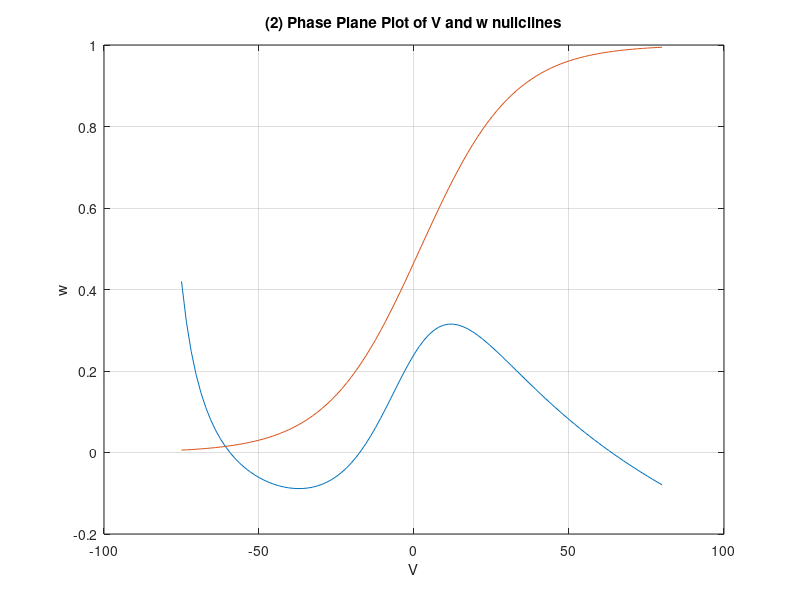

MATLAB code to generate this figure: (Note: this script raises an error after producing the figure.)
clear; clc;

global C;
global gCa;
global VCa;
global gK;
global VK;
global gL;
global VL;
global v1;
global v2;
global v3;
global v4;
global phi;
global Iext;

gCa = 4.4;
gK = 8.0;
gL = 2.0;
VCa = 120.0;
VK = -84.0;
VL = -60.0;
v1 = -1.2;
v2 = 18.0;
v3 = 2.0;
v4 = 30.0;
phi = 0.02;
C = 20.0;
Iext = 0;

% --------------------- QUESTION 2 --------------------------------

% [2] Nullclines for Moris Lecar equation

% m_inf = 0.5.*(1 + tanh((V-v1)./v2))
V = linspace(-75, 80);
V_nullcline = (Iext - gCa.*(0.5.*(1 + tanh((V-v1)./v2))).*(V-VCa) - gL.*(V-VL))./(gK.*(V-VK));
w_nullcline = (0.5.*(1 + tanh((V-v3)./v4)));

figure;
plot(V, V_nullcline);
hold on;
plot(V, w_nullcline);
hold on;

xlabel('V'); 
ylabel('w');
title('(2) Phase Plane Plot of V and w nullclines');
grid on;

% [2] Finding equilibrium points for the MLE

m_inf = @(V) 0.5 * (1 + tanh((V - v1) / v2)); % m-infinity
w_nullcline = @(V) 0.5 * (1 + tanh((V - v3) / v4)); % w-nullcline

F = @(V) (1 / C) * (Iext - gCa * m_inf(V) * (V - VCa) ...
        - gK * w_nullcline(V) * (V - VK) - gL * (V - VL));

V_eq = fzero(F, [-80, 60]);

w_eq = w_nullcline(V_eq);

fprintf("----- Question 1 -------- \n");
disp('Equilibrium point (using fzero):');
disp(['V_eq = ', num2str(V_eq)]);
disp(['w_eq = ', num2str(w_eq)]);


syms V w
Vnc_eqn = (1/C)*(Iext - gCa*(0.5*(1 + tanh((V - v1)/v2)))*(V - VCa) - gK*w*(V - VK) - gL*(V - VL)) == 0;
wnc_eqn = (0.5*(1 + tanh((V - v3)/v4)) - w) == 0;
eq_pt_0 = vpasolve([Vnc_eqn, wnc_eqn], [V, w]);

V_eq = double(eq_pt_0.V);
w_eq = double(eq_pt_0.w);

fprintf('Equilibrium point (using vpasolve): \n');
fprintf('V = %.4f\n', V_eq);
fprintf('w = %.4f\n', w_eq);


% [2] ------ Quiver plot -------
x = linspace(-80, 80, 16);
y = linspace(0, 1, 12);

[V_quiv, w_quiv] = meshgrid(x, y);

dV_dt = (1/C) * (Iext + gCa * (0.5 * (1 + tanh((V_quiv - v1) / v2))) .* (VCa - V_quiv) + gK * w_quiv .* (VK - V_quiv) + gL * (VL - V_quiv));
dw_dt = phi * ((0.5 * (1 + tanh((V_quiv - v3) / v4))) - w_quiv) .* cosh((V_quiv - v3) / (2 * v4));

quiver(V_quiv, w_quiv, dV_dt, dw_dt);
axis tight;


% --------------------- QUESTION 3 ----------------------------------------
% [3] --------- Jacobian and Eigenvalues of the equilibrium point ---------

syms V w
f1 = (1/C).*(Iext - gCa .*(0.5 .*(1 + tanh((V - v1) ./ v2))) .* (V - VCa) - gK .* w .* (V - VK) - gL .* (V - VL));
f2 = phi * ((0.5 .* (1 + tanh((V - v3) ./ v4))) - w) .* cosh((V - v3) ./ (2 .* v4));

% JACOBIAN
J = jacobian([f1; f2], [V, w]);

% Assuming V_eq and w_eq are already defined as equilibrium points
J_equi = subs(J, {V, w}, {V_eq, w_eq});  % Calculate Jacobian at equilibrium points
J_equi = double(J_equi);

% Calculate eigenvalues
eigenvalues = eig(J_equi);

lambda1 = eigenvalues(1);
lambda2 = eigenvalues(2);

% Print Jacobian and Eigenvalues
fprintf("\n ----- Question 2 -------- \n")

fprintf("Jacobian @ [%.4f, %.4f]: \n", V_eq, w_eq);  % Print equilibrium points
disp(J_equi);
disp("Eigenvalues: ")
disp(eigenvalues);

equilibriumType = type_of_equilibrium(lambda1, lambda2);

% Print the result
fprintf('The type of equilibrium is: %s\n', equilibriumType);

% ----------------------- DONE -----------------------------
% ----------------------------------------------------------

% ---------------- QUESTION 5 -----------------------------

function dSdt = morris_lecar(t, S)
    global C gCa VCa gK VK gL VL v1 v2 v3 v4 phi Iext;

    V = S(1); % Membrane potential
    w = S(2); % Gating variable

    % Define the Morris-Lecar equations
    dV_dt = (1/C) * (Iext - gCa * (0.5 * (1 + tanh((V - v1) / v2))) * (V - VCa) ...
                     - gK * w * (V - VK) - gL * (V - VL));
    dw_dt = phi * (0.5 * (1 + tanh((V - v3) / v4)) - w) * cosh((V - v3) / (2 * v4));

    % Return the derivatives as a column vector
    dSdt = [dV_dt; dw_dt];

end

% Define the Morris-Lecar equations as a function
options = odeset('RelTol',1e-3,'AbsTol',1e-6, 'refine',5, 'MaxStep', 1);

Iext = 0;
tSpan = [0, 300];
initial = [0,w_eq];

phi = 0.02;
[t1, S1] = ode15s(@(t,S)morris_lecar(t,S),tSpan, initial, options);

phi = 0.04;
[t2, S2] = ode15s(@(t,S)morris_lecar(t,S),tSpan, initial, options);

phi = 0.01;
[t3, S3] = ode15s(@(t,S)morris_lecar(t,S),tSpan, initial, options);

phi = 0.02;

% Plot the Action Potentials --------------------------------------
figure;
hold on;
plot(t1,S1(:,1));
plot(t2,S2(:,1));
plot(t3,S3(:,1));
xlabel('Time(in ms)');
ylabel('Volatage(in mV)');
title('(5a) Action potentials with different \phi');
legend('\phi = 0.01','\phi = 0.02','\phi = 0.04');
grid on;

% Plot the PHASE PLANE PLOT -----------------------------------------
figure;
hold on
Vnc = @(V) (Iext - gCa .* (0.5 .* (1 + tanh((V-v1)./v2))) .* (V-VCa) - gL .* (V-VL))./(gK .* (V-VK));
wnc = @(V) (0.5 .* (1 + tanh((V-v3)./v4)));
fplot(@(V) Vnc(V), [-80 100],'k');
fplot(@(V) wnc(V), [-80 100],'k');

plot(S1(:,1),S1(:,2));
plot(S2(:,1),S2(:,2));
plot(S3(:,1),S3(:,2));
xlabel('V(in mV)');
ylabel('w');
ylim([0,1]);
title('(5b) Phase Plane Plot (MLE)');
legend('V nullcline','w nullcline','\phi = 0.01','\phi = 0.02','\phi = 0.04');
grid on;

% --------------- DONE ------------------------------------------


%--------------- QUESTION 6 -------------------------------
% Simulate depolarizing current pulses of various amplitudes by setting
% Voltages to relatively positive values with starting "w" at equilibrium

Iext = 0.0;
tSpan = [0 400]; 
V_initial = linspace(-60, 0, 400);
max_amplitude = zeros(1, 400);
point = 0;

for i = 1:400
    [t, S] = ode15s(@(t,S)morris_lecar(t,S),tSpan, [V_initial(i),w_eq], options);
    max_V_value = max(S(:,1));
    max_amplitude(i) = max_V_value;
    if(max_amplitude(i) >= 0)
        threshold = V_initial(i);
        point = i;
        break;
    end
end

fprintf("\n ------ Question 6 ------------------- \n");
fprintf("Threshold potential under Depolarising current = %.2f mV \n", threshold);

figure;
plot(V_initial, max_amplitude, 'r', 'LineWidth', 0.5);
hold on;
xline(threshold, '-b', 'LineWidth', 1, 'Label', 'Threshold', 'LabelVerticalAlignment', 'bottom', 'LabelHorizontalAlignment', 'center');
xlabel('Initial Voltage');
ylabel('Amplitude of voltage during depolarization');
title('(6) Depolarizing current pulses');
grid on;

% ------------------- QUESTION 7 --------------------------------
% ---------------------------------------------------------------

% CREATE FUNCTION

function equilibriumType = type_of_equilibrium(lambda1, lambda2)
    % Check the TYPE OF EQUILIBRIUM
    if isreal(lambda1) && isreal(lambda2) % Both eigenvalues are real
        if (lambda1 < 0) && (lambda2 < 0)
            equilibriumType = 'Stable Equilibrium';
        elseif (lambda1 > 0) && (lambda2 > 0)
            equilibriumType = 'Unstable Equilibrium';
        else
            equilibriumType = 'Saddle Point';
        end
    
    else % Complex eigenvalues
        if real(lambda1) < 0 && real(lambda2) < 0
            equilibriumType = 'Stable Spiral';
        elseif real(lambda1) > 0 && real(lambda2) > 0
            equilibriumType = 'Unstable Spiral';
        else
            equilibriumType = 'Saddle Focus';
        end
    end
end


% Run the model with I_ext = 86 μA/cm2 with three sets of initial conditions:
% (i) Initial conditions = equilibrium conditions @ I_ext = 0.0
% (ii) Initial conditions = equilibrium conditions @ I_ext = 86.0 μA/cm2
% (iii) Initial conditions = (-27.9, 0.17)

tSpan = [0 600];

fprintf("\n ---------- QUESTION 7 -------------------------- \n");

% (i) Initial conditions = equilibrium conditions @ I_ext = 0.0
fprintf("For Iext = 0 \n");
fprintf("Equilibrium points: \n");
fprintf("V = %.4f mV \n", V_eq);
fprintf("w = %.4f \n", w_eq);


% -----------------------------------------------------------------


% (ii) Initial conditions = equilibrium conditions @ I_ext = 86.0 μA/cm2
Iext = 86.0;
syms V w
Vnc_eqn = (1/C) .* (Iext - gCa .* (0.5 .* (1 + tanh((V - v1)/v2))) .* (V - VCa) - gK .* w .*(V - VK) - gL .* (V - VL)) == 0;
wnc_eqn = (0.5 .* (1 + tanh((V - v3)./v4)) - w) == 0;
eq_pt_0 = vpasolve([Vnc_eqn, wnc_eqn], [V, w]);

V_eq_2 = double(eq_pt_0.V);
w_eq_2 = double(eq_pt_0.w);

fprintf("\nFor Iext = 86.0 μA/cm2 \n");
fprintf("Equilibrium points: \n");
fprintf("V = %.4f mV \n", V_eq_2);
fprintf("w = %.4f \n", w_eq_2);

initial = [V_eq_2, w_eq_2];
[t2, S2] = ode15s(@(t,S)morris_lecar(t,S), tSpan, initial, options);

% Characterize equilibrium points for Iext = 86.0 -------------------------
Iext = 86.0;
syms V w
f1 = (1/C)*(Iext - gCa*(0.5*(1 + tanh((V - v1) / v2))) * (V - VCa) - gK * w * (V - VK) - gL * (V - VL));
f2 = phi * ((0.5 * (1 + tanh((V - v3) / v4))) - w) * cosh((V - v3) / (2 * v4));

% JACOBIAN
J = jacobian([f1; f2], [V, w]);

% Assuming V_eq and w_eq are already defined as equilibrium points
J_equi = subs(J, {V, w}, {V_eq_2, w_eq_2});  % Calculate Jacobian at equilibrium points
J_equi = double(J_equi);

% Calculate eigenvalues
eigenvalues = eig(J_equi);

lambda1 = eigenvalues(1);
lambda2 = eigenvalues(2);

fprintf("Jacobian @ [%.4f, %.4f]: \n", V_eq_2, w_eq_2);  % Print equilibrium points
disp(J_equi);
disp("Eigenvalues: ")
disp(eigenvalues);

equilibriumType = type_of_equilibrium(lambda1, lambda2);

% Print the result
fprintf('The type of equilibrium is: %s \n', equilibriumType);

% PHASE PLANE PLOTS ------------------------------------------------
Iext = 86.0;
tSpan = [0, 600];

initial = [V_eq, w_eq];
[t1, S1] = ode15s(@(t,S)morris_lecar(t,S), tSpan, initial, options);

initial = [V_eq_2 + 0.1, w_eq_2 + 0.001];
[t2, S2] = ode15s(@(t,S)morris_lecar(t,S), tSpan, initial, options);

initial = [-27.9, 0.17];
[t3, S3] = ode15s(@(t,S)morris_lecar(t,S), tSpan, initial, options);

figure;
hold on;

% Nullclines for Iext = 0
Iext_0 = 0.0; 
Vnc_0 = @(V) (Iext_0 - gCa.*(0.5.*(1+tanh((V-v1)./v2))).*(V-VCa) - gL.*(V-VL))./(gK.*(V-VK));
fplot(@(V) Vnc_0(V), [-80 100],'k--');  % Dashed line for distinction

% Nullclines for Iext = 86
Iext_86 = 86.0;
Vnc_86 = @(V) (Iext_86 - gCa.*(0.5.*(1+tanh((V-v1)./v2))).*(V-VCa) - gL.*(V-VL))./(gK.*(V-VK));
fplot(@(V) Vnc_86(V), [-80 100],'k');

wnc = @(V) (0.5.*(1+tanh((V-v3)./v4)));
fplot(@(V) wnc(V), [-80 100],'m');

% Plot trajectories for each condition
plot(S1(:,1), S1(:,2), 'r', 'LineWidth', 1.5); % Iext = 0 equilibrium point
plot(S2(:,1), S2(:,2), 'g', 'LineWidth', 1.5); % Iext = 86 equilibrium point
plot(S3(:,1), S3(:,2), 'b', 'LineWidth', 1.5); % Iext = 86 random initial point
plot(-60.8554, 0.0149, 'bo', 'MarkerFaceColor', 'r', 'MarkerSize', 6);
plot(-27.9, 0.17, 'bo', 'MarkerFaceColor', 'b', 'MarkerSize', 6);

xlim([-80 100]);
ylim([0 1]);
xlabel('V (mV)');
ylabel('w');
title('(7) Phase plane plot for different conditions');
legend('V nullcline I_{ext} = 0','V nullcline I_{ext} = 86','w nullcline', ...
       'Equilibrium point for I_{ext} = 0','Equilibrium point for I_{ext} = 86 ', ...
       'Random point');
grid on;

% ------------------------- QUESTION 8 ------------------------------
% ------------------------------------------------------------------
% Find the contour that divides the phase plane into those initial conditions that 
% converge to the equilibrium point and those that converge to the limit cycle

fprintf("\n --------------- QUESTION 8 -------------------- \n");

Iext = 86;

% Plotting the Phase Plane with V and w null clines
figure;
hold on;

Vnc1 = @(V) (Iext - gCa .* (0.5.*(1 + tanh((V-v1)./v2))) .* (V-VCa) - gL .* (V-VL))./(gK .* (V-VK));
wnc1 = @(V) (0.5 .* (1 + tanh((V-v3)./v4)));
fplot(@(V) Vnc1(V), [-80 100], 'k');
fplot(@(V) wnc1(V), [-80 100], 'k');

% Equilibrium point for the system
syms V w
Vnc1_eqn = (1/C)*(Iext - gCa*(0.5*(1+tanh((V-v1)/v2)))*(V-VCa) - gK*w*(V-VK) - gL*(V-VL)) == 0;
wnc1_eqn = (0.5*(1+tanh((V-v3)/v4)) - w) == 0;
eq_pt_1 = vpasolve([Vnc1_eqn, wnc1_eqn], [V, w]);

V_eq1 = double(eq_pt_1.V);
w_eq1 = double(eq_pt_1.w);

plot(V_eq1, w_eq1, 'bo', 'MarkerFaceColor', 'b', 'MarkerSize', 6);
xlabel('V (mV)');
ylabel('w');
fprintf("Equilibrium point: \n");
fprintf("V = %.4f mV \n", V_eq1); 
fprintf("w = %.4f \n", w_eq1);

% Run the model backwards in time
tSpan1 = [0, 1000];
tSpan2 = [0, -600];

[t1,S1] = ode45(@(t,S)morris_lecar(t,S), tSpan1, [V_eq, w_eq]);
[t2,S2] = ode45(@(t,S)morris_lecar(t,S), tSpan1, [-30, 0.3]);
[t3,S3] = ode45(@(t,S)morris_lecar(t,S), tSpan1, [V_eq1 + 0.1, w_eq1 + 0.001]);
[t4,S4] = ode45(@(t,S)morris_lecar(t,S), tSpan2, [-30, 0.3]);

plot(S1(:,1), S1(:,2), 'r', 'LineWidth', 1);
plot(S2(:,1), S2(:,2), 'g', 'LineWidth', 1);
plot(S3(:,1), S3(:,2), 'b', 'LineWidth', 1);
plot(S4(:,1), S4(:,2), 'm', 'LineWidth', 1);
xlim([-80 100]);
ylim([0 1]);
xlabel('V (mV)');
ylabel('w');
legend('V nullcline', 'w nullcline', 'Equilibrium point', 'Equi. points of I_{ext} = 0', ...
    'Random point (Limit cycle)', 'Equi. points of I_{ext} = 86 (Converge to equilibrium point)', 'Random point (backwards in time)');
title('(8) Simulation ran backwards in time');
grid on;

[t1,S1] = ode45(@(t,S)morris_lecar(t,S), tSpan1, [V_eq, w_eq]);
[t2,S2] = ode45(@(t,S)morris_lecar(t,S), tSpan1, [-30, 0.15]);
[t3,S3] = ode45(@(t,S)morris_lecar(t,S), tSpan1, [V_eq1 + 0.1, w_eq1 + 0.001]);
[t4,S4] = ode45(@(t,S)morris_lecar(t,S), tSpan2, [-30, 0.15]);

figure;
hold on;

fplot(@(V) Vnc1(V), [-80 100], 'k');
fplot(@(V) wnc1(V), [-80 100], 'k');
plot(S1(:,1), S1(:,2), 'r', 'LineWidth', 1);
plot(S2(:,1), S2(:,2), 'g', 'LineWidth', 1);
plot(S3(:,1), S3(:,2), 'b', 'LineWidth', 1);
plot(S4(:,1), S4(:,2), 'm', 'LineWidth', 1);

xlim([-80 100]);
ylim([0 1]);
xlabel('V (mV)');
ylabel('w');
legend('V nullcline', 'w nullcline', 'Equi. points of I_{ext} = 0', ...
    'Random point (Converge to equilibrium point)', 'Equi. points of I_{ext} = 86 (Converge to equilibrium point)', 'Random point (UPO backwards in time)');
title('(8) Simulation ran backwards in time 2');
grid on;

tSpan1 = [0, 1000];
[t1,S1] = ode45(@(t,S)morris_lecar(t,S), tSpan1, [V_eq, w_eq]);
[t2,S2] = ode45(@(t,S)morris_lecar(t,S), tSpan1, [-30, 0.15]);
figure;
plot(t1, S1(:,1), "Color",'r');
hold on;
plot(t2, S2(:,1), "Color",'g');
grid on;
xlabel('time (t)');
ylabel('Membrane Potential (mV)');
title('(8) Simulation of subthreshold vs action potential');
legend('Sustained Action Potential', 'Subthreshold Underdamped behaviour')

% -------------------- DONE --------------------------------------
% ----------------------------------------------------------------

% ------------------ QUESTION 9 ---------------------------------
% ---------------------------------------------------------------

% Rate of firing action potentials
function F = firing_rate(t, S)
    n = size(S);
    n = n(1);
    S = S(:, 1);
    
    spikes = 0;
    % When membrane potential crosses 0 --> Action potential has occured
    for i = 1:n
        if (S(i) > 0)
            spikes = 1;
        end
    end

    % If there are no spikes, terminate the function
    if (spikes == 0)
        F = 0;
        return
    end
    
    % Move ahead till we get a negative signal: 

    % The time point at which the membrane potential crosses ZERO potential
    % at the point of repolarisation (going backwards in time);

    while S(n) > 0 
        n = n - 1;
    end
    
    % Record first positive signal: second time-point
    while S(n) < 0 
        n = n -1 ;
    end

    t2 = t(n);

    % Recording the time point at which membrane potential crosses ZERO
    % again at the point of depolarisation

    while (S(n) > 0)
        n = n-1;
    end

    % Record second positive signal: first time point

    while S(n) < 0
        n = n-1;
    end

    t1 = t(n);
    
    % Time scale of action potential is in miliseconds (ms)
    % Frequency of firng = 1000/time (Hz)
    F = 1000 / (t2 - t1);
end

fprintf("\n ------------------------- QUESTION 9 ------------------------------ \n");
Iext_arr = [80, 86, 90];

figure;
hold on;

for i = 1:3
    Iext = Iext_arr(i);
    tSpan = [0 1000];

    % Finding the equilibrium point for this system using MATLAB
    syms V w
    Vnc1_eqn = (1/C)*(Iext - gCa*(0.5*(1+tanh((V-v1)/v2)))*(V-VCa) - gK*w*(V-VK) - gL*(V-VL)) == 0;
    wnc1_eqn = (0.5*(1+tanh((V-v3)/v4)) - w) == 0;
    eq_pt_1 = vpasolve([Vnc1_eqn, wnc1_eqn], [V, w]);

    V_eq_4 = double(eq_pt_1.V);
    w_eq_4 = double(eq_pt_1.w);

    [t1, S1] = ode15s(@(t,S)morris_lecar(t,S), tSpan, [V_eq_4 + 0.5, w_eq_4 + 0.05]);

    subplot(2, 2, i);
    fplot(@(V) Vnc1(V), [-80 100], 'k');
    fplot(@(V) wnc1(V), [-80 100], 'k');
    plot(V_eq_4 + 0.5, w_eq_4 + 0.05, 'bo', 'MarkerFaceColor', 'k', 'MarkerSize', 3);
    hold on;
    plot(V_eq_4, w_eq_4, 'bo', 'MarkerFaceColor', 'b', 'MarkerSize', 3);
    hold on;
    plot(S1(:,1), S1(:,2), 'r', 'LineWidth', 1);
    xlabel('V (mV)');
    ylabel('w');
    title(sprintf('(9) Plot for Iext = %d μA/cm²', Iext));
    grid on;

    % Stability Analysis @ equilibrium point
    fprintf('Equilibrium point for Iext = %d μA/cm2 @ (%.2f,%.2f) \n', Iext, V_eq_4, w_eq_4);

    syms V w
    f1 = (1/C)*(Iext - gCa*(0.5*(1 + tanh((V - v1) / v2))) * (V - VCa) - gK * w * (V - VK) - gL * (V - VL));
    f2 = phi * ((0.5 * (1 + tanh((V - v3) / v4))) - w) * cosh((V - v3) / (2 * v4));
    
    % JACOBIAN
    J = jacobian([f1; f2], [V, w]);
   
    J_equi = subs(J, {V, w}, {V_eq_4, w_eq_4});  % Calculate Jacobian at equilibrium points
    J_equi = double(J_equi);
    
    % Calculate eigenvalues
    eigenvalues = eig(J_equi);
    
    lambda1 = eigenvalues(1);
    lambda2 = eigenvalues(2);
    
    fprintf("Jacobian @ [%.4f, %.4f]: \n", V_eq_4, w_eq_4);  % Print equilibrium points
    disp(J_equi);
    disp("Eigenvalues: ");
    disp(eigenvalues);
    
    % Check the TYPE OF EQUILIBRIUM
    if isreal(lambda1) && isreal(lambda2) % Both eigenvalues are real
        if (lambda1 < 0) && (lambda2 < 0)
            equilibriumType = 'Stable Equilibrium';
        elseif (lambda1 > 0) && (lambda2 > 0)
            equilibriumType = 'Unstable Equilibrium';
        else
            equilibriumType = 'Saddle Point';
        end
    
    else % Complex eigenvalues
        if real(lambda1) < 0 && real(lambda2) < 0
            equilibriumType = 'Stable Spiral';
        elseif real(lambda1) > 0 && real(lambda2) > 0
            equilibriumType = 'Unstable Spiral';
        else
            equilibriumType = 'Saddle Focus';
        end
    end
    
    % Print the result
    fprintf('The type of equilibrium is: %s \n', equilibriumType);
    fprintf('\n ------------------------------- \n');

end


% RATE OF FIRING  vs APPLIED CURRENT

rate_of_firing = zeros(21, 1);
applied_current = zeros(21, 1);
i = 1;

for Iext = 80:1:100
    
    syms V w
    Vnc1_eqn = (1/C)*(Iext - gCa*(0.5*(1+tanh((V-v1)/v2)))*(V-VCa) - gK*w*(V-VK) - gL*(V-VL)) == 0;
    wnc1_eqn = (0.5*(1+tanh((V-v3)/v4)) - w) == 0;
    eq_pt_1 = vpasolve([Vnc1_eqn, wnc1_eqn], [V, w]);

    V_eq_4 = double(eq_pt_1.V);
    w_eq_4 = double(eq_pt_1.w);

    tSpan = [0 1000];
    initial = [V_eq_4 + 0.2, w_eq_4 + 0.005];
    [t1, S1] = ode15s(@(t,S)morris_lecar(t,S), tSpan, initial);
    
    rate_of_firing(i) = firing_rate(t1, S1);
    applied_current(i) = Iext;
    i = i + 1;
end

figure;
plot(applied_current, rate_of_firing, 'Color', 'g', 'LineWidth', 1.5);
xlabel('Applied Current');
ylabel('Firing rate');
title('(9) Rate of firing Action Potentials VS Applied Current');
grid on;

% -------------------- DONE --------------------------------------
% ----------------------------------------------------------------

% ------------------- QUESTION 10 -------------------------------
% ---------------------------------------------------------------
fprintf("\n --------------------- QUESTION 10 ------------------ \n");

% New parameters for the MLE model

C = 20.0;
gCa = 4.0;
gK = 8.0;
gL = 2.0;
VCa = 120.0;
VK = -84;
VL = -60;
v1 = -1.2;
v2 = 18;
v3 = 12;
v4 = 17.4;
v5 = 12;
v6 = 7.4;
phi = 0.0667;
Iext = 30;

tSpan = [0 2000];

figure;
hold on
Vnc1 = @(V) (Iext - gCa .*(0.5 .*(1 + tanh((V-v1)./v2))) .* (V-VCa) - gL .*(V-VL))./(gK .* (V-VK));
wnc1 = @(V) (0.5 .* (1 + tanh((V-v3)./v4)));
fplot(@(V) Vnc1(V), [-80 100], 'Color', 'r');
fplot(@(V) wnc1(V), [-80 100], 'Color', 'b');
ylim([0 1]);
xlabel('V (mV)');
ylabel('w');

syms V w
Vnc_eqn = (1/C) .* (Iext - gCa .* (0.5 .* (1 + tanh((V - v1)/v2))) .* (V - VCa) - gK .* w .*(V - VK) - gL .* (V - VL)) == 0;
wnc_eqn = (0.5 .* (1 + tanh((V - v3)./v4)) - w) == 0;
V_guess = [-40.5, -20, 5];
w_guess = [0, 0.025, 0.275];
letter = ['A', 'B', 'C'];
V_arr = zeros(3, 1);
w_arr = zeros(3, 1);

for i = 1:3
    equi_pt = vpasolve([Vnc_eqn, wnc_eqn], [V_guess(i), w_guess(i)]);
    
    V_eq = double(equi_pt.V);
    w_eq = double(equi_pt.w);
    V_arr(i) = V_eq;
    w_arr(i) = w_eq;
    plot(V_eq, w_eq, 'ko', 'MarkerFaceColor', 'k');
    text(V_eq, w_eq, letter(i), 'VerticalAlignment', 'bottom', 'HorizontalAlignment', 'right');

    syms V w
    f1 = (1/C) .*(Iext - gCa .*(0.5 .*(1 + tanh((V - v1) ./ v2))) .* (V - VCa) - gK .* w .* (V - VK) - gL .* (V - VL));
    f2 = phi * ((0.5 .* (1 + tanh((V - v3) ./ v4))) - w) .* cosh((V - v3) ./ (2 .* v4));
    
    % JACOBIAN matrix
    J = jacobian([f1; f2], [V, w]);
    
    % Assuming V_eq and w_eq are already defined as equilibrium points
    % Calculate Jacobian at the equilibrium points
    J_equi = subs(J, {V, w}, {V_eq, w_eq});  
    J_equi = double(J_equi);
    
    % Calculate eigenvalues
    eigenvalues = eig(J_equi);
    
    lambda1 = eigenvalues(1);
    lambda2 = eigenvalues(2);
    
    % Print Jacobian and Eigenvalues    
    fprintf("Jacobian @ [%.4f, %.4f]: \n", V_eq, w_eq);  % Print equilibrium points
    disp(J_equi);
    disp("Eigenvalues: ")
    disp(eigenvalues);
    
    % Check the TYPE OF EQUILIBRIUM
    if isreal(lambda1) && isreal(lambda2) % Both eigenvalues are real
        if (lambda1 < 0) && (lambda2 < 0)
            equilibriumType = 'Stable Equilibrium';
        elseif (lambda1 > 0) && (lambda2 > 0)
            equilibriumType = 'Unstable Equilibrium';
        else
            equilibriumType = 'Saddle Point';
        end
    
    else % Complex eigenvalues
        if real(lambda1) < 0 && real(lambda2) < 0
            equilibriumType = 'Stable Spiral';
        elseif real(lambda1) > 0 && real(lambda2) > 0
            equilibriumType = 'Unstable Spiral';
        else
            equilibriumType = 'Saddle Focus';
        end
    end

    if strcmp(equilibriumType, 'Saddle Point')
        [eigVectors, D] = eig(J_equi);
    end
    
    % Print the result
    fprintf('Equilibrium for point %s is: %s\n', letter(i), equilibriumType);
    fprintf('\n ------------------------------------------- \n')
end
legend('V nullcline', 'w nullcline', 'equi point A', 'equi point B', 'equi point C');
title('(10) Phase Plane Plot for Iext = 30 [3 equilibrium points]');
grid on;
hold off;


figure;
hold on
Vnc1 = @(V) (Iext - gCa .*(0.5 .*(1 + tanh((V-v1)./v2))) .* (V-VCa) - gL .*(V-VL))./(gK .* (V-VK));
wnc1 = @(V) (0.5 .* (1 + tanh((V-v3)./v4)));
fplot(@(V) Vnc1(V), [-80 100], 'Color', 'r');
fplot(@(V) wnc1(V), [-80 100], 'Color', 'b');
for i = 1:3
    plot(V_arr(i), w_arr(i), 'ko', 'MarkerFaceColor', 'k');
end
ylim([0 1]);
xlabel('V (mV)');
ylabel('w');

% Plot the manifolds of the SADDLE POINT:
vs = eigVectors(:,1)';
vu = eigVectors(:,2)';
V_eq2 = V_arr(2);
w_eq2 = w_arr(2); 

% Evaluating manifolds at different initial points w.r.t to either side of
% the saddle node equilibrium point

start1 = [V_eq2, w_eq2] +  1 * vs;
start2 = [V_eq2, w_eq2] +  1 * vu;
start3 = [V_eq2, w_eq2] -  1 * vs;
start4 = [V_eq2, w_eq2] -  1 * vu;

[t1,S1]= ode15s(@(t,S)morris_lecar(t,S), [0 100], start1);
plot(S1(:,1), S1(:,2), 'm', 'LineWidth', 1.5, 'LineStyle', '--');

[t1,S1]= ode15s(@(t,S)morris_lecar(t,S), [0 -80], start2);
plot(S1(:,1), S1(:,2), 'g', 'LineWidth', 1.5, 'LineStyle', '--');

[t1,S1]= ode15s(@(t,S)morris_lecar(t,S), [0 100], start3);
plot(S1(:,1), S1(:,2), 'm', 'LineWidth', 1.5, 'LineStyle', '--');

[t1,S1]= ode15s(@(t,S)morris_lecar(t,S), [0 -30], start4);
plot(S1(:,1), S1(:,2), 'g', 'LineWidth', 1.5, 'LineStyle', '--');

grid on;
title('(10) Manifolds of the Saddle Node');

% ------------- DONE ----------------------------------------------

% ---------------------- QUESTION 11 ---------------------------------
% --------------------------------------------------------------------

% Nature of Equilibrium points for current range between 30 and 50 μA/cm2
% specially between 39 - 40 μA/cm2
gCa = 4;
VCa = 120;
gK = 8;
VK = -84;
gL = 2;
VL = -60;
v1 = -1.2;
v2 = 18;
v3 = 12;
v4 = 17.4;
phi = 0.0667;
C = 20;

currents = [30, 35, 39, 39.1, 39.2, 39.3, 39.4, 39.5, 39.5, 39.6 39.7, 39.8, 39.9, 40, 42.5, 45, 47.5, 50];
N = size(currents);
N = N(2);
frequency = zeros(N, 1);

fprintf("\n ------------- QUESTION 11 ------------------------ \n")
for i = 1:N
    % Plotting the Phase Plane with V and w null clines
    Iext = currents(i);
    
    if (Iext > 35) && (Iext < 41)       
        figure;
        hold on
        
        Vnc1 = @(V) (Iext - gCa .*(0.5 .*(1 + tanh((V-v1)./v2))) .* (V-VCa) - gL .*(V-VL))./(gK .*(V - VK));
        wnc1 = @(V) (0.5 .* (1 + tanh((V - v3)./v4)));
        fplot(@(V) Vnc1(V), [-80 100], '--');
        fplot(@(V) wnc1(V), [-80 100], '-');
        xlabel('V (in mV)');
        ylabel('w');
        grid on;

        plot_title = strcat('Phase Plane Plot of MLE for Iext   ', num2str(Iext));
        title(plot_title);
        saveas(gcf, [plot_title, '.jpg']);
        hold on;
    end
    
    % Nature of Equilibrium points
    syms V w
    Vnc1_eqn = (1/C) .* (Iext - gCa .* (0.5 .* (1 + tanh((V - v1) ./ v2))) .* (V - VCa) - gK .* w .* (V - VK) - gL .* (V - VL)) == 0;
    wnc1_eqn = (0.5 .* (1 + tanh((V-v3)./v4)) - w) == 0;
    soln1 = vpasolve([Vnc1_eqn, wnc1_eqn], [V, w], [-40, 0]);
    soln2 = vpasolve([Vnc1_eqn, wnc1_eqn], [V, w], [-20, 0]);
    soln3 = vpasolve([Vnc1_eqn, wnc1_eqn], [V, w], [0, 0.2]);

    V_eq1 = double(soln1.V);
    w_eq1 = double(soln1.w);
    
    V_eq2 = double(soln2.V);
    w_eq2 = double(soln2.w);
    
    V_eq3 = double(soln3.V);
    w_eq3 = double(soln3.w);
    
    % THERE CAN BE AT MOST 3 EQUILIBRIUM POINTS

    if isequal([V_eq1, w_eq1], [V_eq2, w_eq2]) 
        fprintf("For Iext = %f, One distinct equilibrium point \n", Iext);

        [t,S] = ode15s(@(t,S)morris_lecar(t,S), [0 3000], [V_eq3 + 0.5, w_eq3 + 0.05]);
        
        if (Iext > 35) && (Iext < 41)
            plot(V_eq3, w_eq3, 'bo');
            text(V_eq3, w_eq3, ['(' num2str(round(V_eq3,3)) ',' num2str(round(w_eq3,3)) ')']);
            grid on;
            plot(S(:,1), S(:,2));
        end
        
        frequency(i) = firing_rate(t, S);

    else

        fprintf("For Iext = %f, Three distinct equilibrium points \n", Iext);
        [t,S] = ode15s(@(t,S)morris_lecar(t,S), [0 3000], [V_eq2 - 0.1, w_eq2 - 0.01]);
        frequency(i) = 0;
        
        if (Iext >= 35) && (Iext < 41)
            plot(V_eq1, w_eq1, 'o');
            grid on;
            plot(V_eq2, w_eq2, '-k');
            grid on;
            plot(V_eq3, w_eq3, 'o');
            text(V_eq3, w_eq3, ['(' num2str(round(V_eq3,3)) ',' num2str(round(w_eq3,3)) ')']);
            grid on;
            plot(S(:,1), S(:,2));
        end
    end
end

figure;
hold on
ylabel('Firing Rate (in hz or 1/s)');
xlabel('Iext (in uA)');
grid on;
plot_title = strcat('Firing rate for Iext ', num2str(Iext));

title(plot_title);
saveas(gcf, [plot_title, '.jpg']);
plot(currents, frequency);
hold off    


% --------------- DONE --------------------------------------


% ------------- HODGKIN HUXLEY EQUATIONS ------------------------
% --------------------------------------------------------------

% -------------------------- QUESTION 12 --------------------------

function dS = hodgkin_huxley(t, S)
    global C; % Membrane capacitance
    global Iext; % Externally applied current

    global gK; % Potassium channel
    global gNa; % Sodium channel
    global gL; % Leak channel
    
    global VK;
    global VNa;
    global VL;
    
    global phi;
    global tol; % Tolerance term to avoid any 0/0 concitions
    
    V = S(1);
    n = S(2);
    m = S(3);
    h = S(4);
    tol = 1e-6;

    alpha_n =  - (0.01 .* phi .* (V + tol + 50)) ./ (exp(-(V + tol + 50)./10) - 1);
    alpha_m =  - (0.1 .* phi .* (V + tol + 35)) ./ (exp(-(V + tol + 35)./10) - 1);
    alpha_h = 0.07 .* phi .* exp(-(V + 60)./20);
    
    beta_n = 0.125 .* phi .* exp(-(V + 60)./80);
    beta_m = 4 .* phi .* exp(-(V + 60)./18);
    beta_h = phi ./ (exp(-(V + 30)./10) + 1);

    dV_dt = (1/C) .* (Iext - gK .* n^4 .* (V - VK) - gNa .* m^3 .* h .* (V - VNa) - gL .* (V - VL));
    dn_dt = alpha_n .* (1 - n) - beta_n .* n;
    dm_dt = alpha_m .* (1 - m) - beta_m .* m;
    dh_dt = alpha_h .* (1 - h) - beta_h .* h;
    
    dS = [dV_dt; dn_dt; dm_dt; dh_dt];
end

% ----------------------- QUESTION 13 ------------------------------
% ------------------------------------------------------------------
% Find the value of EL necessary to make the resting potential at -60 mV

global C gK VK gNa VNa gL Iext tol VL

tol = 1e-6;
Vr = - 60;
Iext = 0;
gK = 36.0; % mS/cm^2
gNa = 120.0; % mS/cm^2
gL = 0.3; % mS/cm^2
VK = - 72.0; % mV
VNa = 55.0; % mV
phi = 1; % Temperature coefficient

alpha_n =  - (0.01 .* phi .* (Vr + tol + 50)) ./ (exp(-(Vr + tol + 50)./10) - 1);
alpha_m =  - (0.1 .* phi .* (Vr + tol + 35)) ./ (exp(-(Vr + tol + 35)./10) - 1);
alpha_h = 0.07 .* phi .* exp(-(Vr + 60)./20);

beta_n = 0.125 .* phi .* exp(-(Vr + 60)./80);
beta_m = 4 .* phi .* exp(-(Vr + 60)./18);
beta_h = phi ./ (exp(-(Vr + 30)./10) + 1);

n_inf = alpha_n ./ (alpha_n + beta_n);
m_inf = alpha_m ./ (alpha_m + beta_m);
h_inf = alpha_h ./ (alpha_h + beta_h);

E_leak = Vr - (1/gL) .* (Iext - gK .* (n_inf^4) .* (Vr - VK) - gNa .* (m_inf)^3 .* h_inf .* (Vr - VNa));
fprintf('\n ------------------------- QUESTION 13 ------------------------------ \n');
fprintf('EL = %.3f mV \n', E_leak);
VL = E_leak;

% ------------------------------------------------------------ %
% ------------------------------------------------------------ %

C = 1.0;
gK = 36.0;
VK = -72.0;
gNa = 120.0;
VNa = 55.0;
gL = 0.3;
Iext = 0;
tol = 1e-10;

Iext = 10;
tSpan = [0 100];
initial = [-60, n_inf, m_inf, h_inf]; 
[t1, S] = ode15s(@(t,S)hodgkin_huxley(t,S), tSpan, initial, options);
figure;
plot(t1, S(:,1));
xlabel('Time (ms)');
ylabel('Membrane Voltage (mV)');
grid on;
title('Simulation of HH model with given parameters');    

% -----------------------------------------------------------------------

% ---------------------- QUESTION 14 --------------------------
% -------------------------------------------------------------

% STABILITY OF HH MODEL AT REST WITH Iext = 0
function equi_pt = get_equilibrium_point(Iext)
    global C;
    global gK;
    global gNa;
    global gL;
    global VK;
    global VNa;
    global VL;
    global tol;
    
    syms V n m h 
    alpha_n =  -0.01 * (V + tol + 50)/(exp(-(V + tol + 50)/10)-1);
    alpha_m =  -0.1 * (V + tol + 35)/(exp(-(V + tol + 35)/10)-1);
    alpha_h = 0.07 * exp(-(V + 60)/20);
    
    beta_n = 0.125 * exp(-(V + 60)/80);
    beta_m = 4 * exp(-(V + 60)/18);
    beta_h = 1/(exp(-(V + 30)/10) + 1);
    
    n_inf = alpha_n/(alpha_n + beta_n);
    m_inf = alpha_m/(alpha_m + beta_m);
    h_inf = alpha_h/(alpha_h + beta_h);
    
    % Equation of nullclines
    V_nc = (1/C) .* (Iext - gK .* n^4 .* (V - VK) - gNa .* m^3 .* h .* (V - VNa) - gL .* (V - VL)) == 0;
    n_nc = alpha_n .* (1-n) - beta_n .* n == 0 ;
    m_nc = alpha_m .* (1 - m) - beta_m .* m == 0 ;
    h_nc = alpha_h .* (1 - h) - beta_h .* h == 0 ;
    
    equi_pt = vpasolve([V_nc, n_nc, m_nc, h_nc], [V, n, m ,h]);
end

equi_pt = get_equilibrium_point(0);
V_eq1 = double(equi_pt.V);
n_eq1 = double(equi_pt.n);
m_eq1 = double(equi_pt.m);
h_eq1 = double(equi_pt.h);
  
fprintf("Equilibrium points for Iext = 0 \n");
fprintf("V = %.2f \n", V_eq1);
fprintf("n = %.2f \n", n_eq1);
fprintf("m = %.2f \n", m_eq1);
fprintf("h = %.2f \n", h_eq1);


% Threshold of the model for brief current pulses
Iext = 0;
impulse_arr = linspace(0, 20, 100);
max_V = zeros(100, 1);

for i = 1:100
    V_initial = -60 + impulse_arr(i)/C;
    initial = [V_initial, n_inf, m_inf, h_inf];
    [t, S] = ode15s(@(t,S)hodgkin_huxley(t,S), tSpan, initial, options);
    max_V(i) = max(S(:,1));
end

figure;
plot(impulse_arr, max_V);
hold on;
xlabel('Current impulse (μA/cm^2)');
ylabel('Maximum membrane voltage (mV)')
title('Max voltage VS current pulse');
grid on;

min = min(max_V(:));
max = max(max_V(:));
threshold_voltage = 0.5 * (min + max);

for i = 1:100
    if (max_V(i) >= threshold_voltage)
        threshold_current = impulse_arr(i);
        break;
    end
end

fprintf("----------------- QUESTION 14 ----------------------------")
fprintf("\n Threshold Current = %.2f μA/cm^2 \n", threshold_current);

% ----------------------- DONE ----------------------------------

% ------------------------- QUESTION 15 -----------------------------
% Stability analysis of equilibrium points for steady current injections

function stability_analysis(Iext)
    global C;
    global gK;
    global gNa;
    global gL;
    global VK;
    global VNa;
    global VL;
    global tol;
    
    tol = 1e-10;
    syms V n m h 
    alpha_n =  -0.01 * (V + tol + 50)/(exp(-(V + tol + 50)/10)-1);
    alpha_m =  -0.1 * (V + tol + 35)/(exp(-(V + tol + 35)/10)-1);
    alpha_h = 0.07 * exp(-(V + 60)/20);
    
    beta_n = 0.125 * exp(-(V + 60)/80);
    beta_m = 4 * exp(-(V + 60)/18);
    beta_h = 1/(exp(-(V + 30)/10) + 1);
    
    n_inf = alpha_n/(alpha_n + beta_n);
    m_inf = alpha_m/(alpha_m + beta_m);
    h_inf = alpha_h/(alpha_h + beta_h);
    
    % Equation of nullclines
    V_nc = (1/C) .* (Iext - gK .* n^4 .* (V - VK) - gNa .* m^3 .* h .* (V - VNa) - gL .* (V - VL)) == 0;
    n_nc = alpha_n .* (1-n) - beta_n .* n == 0 ;
    m_nc = alpha_m .* (1 - m) - beta_m .* m == 0 ;
    h_nc = alpha_h .* (1 - h) - beta_h .* h == 0 ;
    
    equi_pt = vpasolve([V_nc, n_nc, m_nc, h_nc], [V, n, m ,h]);
    
    V_eq1 = double(equi_pt.V);
    n_eq1 = double(equi_pt.n);
    m_eq1 = double(equi_pt.m);
    h_eq1 = double(equi_pt.h);
      
    fprintf("Equilibrium points: \n");
    fprintf("V = %.2f \n", V_eq1);
    fprintf("n = %.2f \n", n_eq1);
    fprintf("m = %.2f \n", m_eq1);
    fprintf("h = %.2f \n", h_eq1);

    dV_dt = (1/C) * (Iext - gK * n^4 * (V - VK) - gNa * m^3 * h* (V - VNa) - gL * (V - VL));
    dn_dt = alpha_n * (1-n) - beta_n * n;
    dm_dt = alpha_m * (1 - m) - beta_m * m ;
    dh_dt = alpha_h * (1 - h) - beta_h * h ;
    
    Jacobian_arr = jacobian([dV_dt, dn_dt, dm_dt, dh_dt],[V,n,m,h]);
    
    V = V_eq1;
    n = n_eq1;
    m = m_eq1;
    h = h_eq1;
    
    Jmatrix = zeros(4,4);
    
    Jmatrix(1,1) = subs(Jacobian_arr(1,1));
    Jmatrix(1,2) = subs(Jacobian_arr(1,2));
    Jmatrix(1,3) = subs(Jacobian_arr(1,3));
    Jmatrix(1,4) = subs(Jacobian_arr(1,4));
    Jmatrix(2,1) = subs(Jacobian_arr(2,1));
    Jmatrix(2,2) = subs(Jacobian_arr(2,2));
    Jmatrix(2,3) = subs(Jacobian_arr(2,3));
    Jmatrix(2,4) = subs(Jacobian_arr(2,4));
    Jmatrix(3,1) = subs(Jacobian_arr(3,1));
    Jmatrix(3,2) = subs(Jacobian_arr(3,2));
    Jmatrix(3,3) = subs(Jacobian_arr(3,3));
    Jmatrix(3,4) = subs(Jacobian_arr(3,4));
    Jmatrix(4,1) = subs(Jacobian_arr(4,1));
    Jmatrix(4,2) = subs(Jacobian_arr(4,2));
    Jmatrix(4,3) = subs(Jacobian_arr(4,3));
    Jmatrix(4,4) = subs(Jacobian_arr(4,4));

    eigenValues = eig(Jmatrix);

    fprintf("\n Eigenvalues: \n");
    
    for k = 1:length(eigenValues)
        if imag(eigenValues(k)) == 0
            % Display only the real part
            fprintf(' %.4f\n', real(eigenValues(k)));
        else
            % Display both real and imaginary parts if there is an imaginary component
            fprintf('  %.4f %+.4fi\n', real(eigenValues(k)), imag(eigenValues(k)));
        end
    end

    fprintf("Type of equilibrium: ");
    
    if all(real(eigenValues) < 0)
        disp('Stable Equilibrium');
    elseif all(real(eigenValues) > 0)
        disp('Unstable Equilibrium');
    elseif any(real(eigenValues) < 0) && any(real(eigenValues) > 0)
        disp('Saddle point.');
    elseif all(real(eigenValues) == 0)
        disp('Equilibrium is a center or requires further analysis.');
    end
end

% ---------------------------------------------------------------------
current_injection = 8:0.5:12;
fprintf("\n --------------- QUESTION 15 ------------------------ \n");
for i = 1:numel(current_injection)
    Iext = current_injection(i);
    fprintf("For Iext = %.2f \n", Iext); 
    stability_analysis(Iext);
    fprintf(" -------------------------------------------------------- \n");
end

% ----------------------------- DONE -----------------------------
% ----------------------------------------------------------------

% ------------------------- QUESTION 16 ----------------------------
% ------------------------------------------------------------------

function dS = HH_reduced__n(t, S, Iext)
    global C;
    global gK;
    global gNa;
    global gL;
    global VK;
    global VNa;
    global VL;
    global tol;

    C = 1.0; %  μF/cm^2
    gK = 36.0; % mS/cm^2
    gNa = 120.0; % mS/cm^2
    gL = 0.3; % mS/cm^2
    VK = - 72.0; % mV
    VNa = 55.0; % mV
    VL = -49; % mV
    phi = 1; % Temperature coefficient
    m_inf = 0.05; 
    h_inf = 0.60; 

    V = S(1);
    n = S(2);
    
    alpha_n =  - (0.01 .* phi .* (V + tol + 50)) ./ (exp(-(V + tol + 50)./10) - 1);
    beta_n = 0.125 .* phi .* exp(-(V + 60)./80);
    
    dV_dt = (1/C) .* (Iext - gK .* (n)^4 .* (V - VK) - gNa .* (m_inf)^3 .* (h_inf) .* (V - VNa) - gL .* (V - VL));
    dn_dt = alpha_n .* (1 - n) - beta_n * n;
    
    dS = [dV_dt; dn_dt];
end

current = 8:1:12;
colormap = ['r', 'g', 'b', 'm', 'k'];

for i = 1:numel(current)
    Iext = current(i);
    tSpan = [0 100];
    intial = [-60, m_inf]; 

    [t1, S] = ode15s(@(t,S)HH_reduced__n(t, S, Iext), tSpan, intial, options);
    
    figure;
    plot(t1, S(:,1), colormap(i));
    grid on;
    xlabel('Time (ms)');
    ylabel('Membrane Potential (mV)');

    title(sprintf("HH V-m Reduced model for Iext = %.2f", Iext));
end

% ------------------------------ DONE -----------------------------------


% ------------------ QUESTION 17 ----------------------------------------
% ------------------ ANODE BREAK EXCITATION with HH MODEL ---------------

% Applying a hyperpolarising current for 20 ms
tSpan1 = [0 20];
Iext = -3;
initial1 = [-60, n_inf, m_inf, h_inf];
[t1, S1] = ode15s(@(t,S)hodgkin_huxley(t,S), tSpan1, initial1, options);

n_after_Anode = S1(end,2);
h_after_Anode = S1(end,4);

% Find the final values of V, n, m, h
Iext = 0;
tSpan2 = [20 100];
initial2 = [S1(end,1), S1(end,2), S1(end,3), S1(end,4)];
[t2, S2] = ode15s(@(t,S)hodgkin_huxley(t,S), tSpan2, initial2, options);

total_time = [t1; t2];
total_V = [S1(:,1); S2(:,1)];
figure;
plot(total_time, total_V, 'r');
xlabel('time (ms)');
ylabel('Membrane potential (mV)');
title('Anode Break Excitation for HH model');
grid on;

% --------------------------- DONE ----------------------------------

% ------------------------ QUESTION 18 ---------------------------------
% ------------ ANODE BREAK EXCITATION in HH REDUCED MODEL --------------

function dS = HH_reduced__m(t, S, n_inf, h_inf, Iext)
    global C;
    global gK;
    global gNa;
    global gL;
    global VK;
    global VNa;
    global VL;
    global tol;

    C = 1.0; %  μF/cm^2
    gK = 36.0; % mS/cm^2
    gNa = 120.0; % mS/cm^2
    gL = 0.3; % mS/cm^2
    VK = - 72.0; % mV
    VNa = 55.0; % mV
    VL = -49; % mV
    phi = 1;
    tol = 1e-10;

    V = S(1);
    m = S(2);
    
    alpha_m =  - (0.1 .* phi .* (V + tol + 35)) ./ (exp(-(V + tol + 35)./10) - 1);
    beta_m = 4 .* phi .* exp(-(V + 60)./18);
    
    dV_dt = (1/C) .* (Iext - gK .* (n_inf)^4 .* (V - VK) - gNa .* (m)^3 .* (h_inf) .* (V - VNa) - gL .* (V - VL));
    dm_dt = alpha_m .* (1 - m) - beta_m * m;
    
    dS = [dV_dt; dm_dt];
end

function Characterize_equilibrium(V_eq, m_eq, n_Inf1, h_Inf1, Iext)
    syms V m

    C = 1.0; %  μF/cm^2
    gK = 36.0; % mS/cm^2
    gNa = 120.0; % mS/cm^2
    gL = 0.3; % mS/cm^2
    VK = - 72.0; % mV
    VNa = 55.0; % mV
    VL = -49; % mV
    tol = 1e-10;
    phi = 1; 

    alpha_m =  - (0.1 .* phi .* (V + tol + 35)) ./ (exp(-(V + tol + 35)./10) - 1);
    beta_m = 4 .* exp(-(V + 60)./18);
    
    f1 = (1/C) .* (Iext - gK .* n_Inf1^4 .* (V - VK) - gNa .* m^3 .* h_Inf1 .* (V - VNa) - gL .* (V - VL));
    f2 = alpha_m .* (1-m) - beta_m .* m;
    
    J = jacobian([f1; f2], [V, m]);
    
    % Assuming V_eq and w_eq are already defined as equilibrium points
    % Calculate Jacobian at the equilibrium points
    J_equi = subs(J, {V, m}, {V_eq, m_eq});  
    J_equi = double(J_equi);
    
    % Calculate eigenvalues
    eigenvalues = eig(J_equi);
    
    lambda1 = eigenvalues(1);
    lambda2 = eigenvalues(2);
    
    % Print Jacobian and Eigenvalues    
    fprintf("Jacobian @ [%.4f, %.4f]: \n", V_eq, m_eq);  
    % Print equilibrium points
    disp(J_equi);
    disp("Eigenvalues: ")
    disp(eigenvalues);
    
    % Check the TYPE OF EQUILIBRIUM
    if isreal(lambda1) && isreal(lambda2) % Both eigenvalues are real
        if (lambda1 < 0) && (lambda2 < 0)
            equilibriumType = 'Stable Equilibrium';
        elseif (lambda1 > 0) && (lambda2 > 0)
            equilibriumType = 'Unstable Equilibrium';
        else
            equilibriumType = 'Saddle Point';
        end
    
    else % Complex eigenvalues
        if real(lambda1) < 0 && real(lambda2) < 0
            equilibriumType = 'Stable Spiral';
        elseif real(lambda1) > 0 && real(lambda2) > 0
            equilibriumType = 'Unstable Spiral';
        else
            equilibriumType = 'Saddle Focus';
        end
    end

    fprintf("Type of equilibrium: %s \n", equilibriumType);
    fprintf("\n");
end

tol = 1e-6;
options = odeset('RelTol', 1e-6, 'AbsTol', 1e-8);
Vr = -60;

alpha_n = @(V) -0.01 .* (V + tol + 50)./(exp(-(V + tol + 50)./10)-1);
alpha_m = @(V) -0.1 .* (V + tol + 35)./(exp(-(V + tol + 35)./10)-1);
alpha_h = @(V) 0.07 .* exp(-(V + 60)./20);

beta_n = @(V) 0.125 .* exp(-(V + 60)./80);
beta_m = @(V) 4 .* exp(-(V + 60)./18);
beta_h = @(V) 1./(exp(-(V + 30)./10) + 1);

m_inf = alpha_m(Vr)./(alpha_m(Vr) + beta_m(Vr));
n_inf = alpha_n(Vr)./(alpha_n(Vr) + beta_n(Vr));
h_inf = alpha_h(Vr)./(alpha_h(Vr) + beta_h(Vr));

Iext = -3;
tSpan1 = [0 20];
initial1 = [-60, m_inf];
[t1, S1] = ode15s(@(t,S)HH_reduced__m(t,S,n_inf,h_inf,Iext), tSpan1, initial1, options);
Vnc1 = @(V) (((Iext - gK .* (V - VK) .* (n_inf)^4- gL .* (V - VL))./(gNa .* h_inf .* (V - VNa)))^(1/3));
mnc = @(V) alpha_m(V) ./ (alpha_m(V) + beta_m(V));

figure;
hold on;
grid on;
fplot(@(V) Vnc1(V), [-80 100], ':');
fplot(@(V) mnc(V), [-80 100], '--');

Iext = 0;
tSpan2 = [20 100];
initial2 = [S1(end,1), S1(end,2)];

n_Inf1 = n_after_Anode;
h_Inf1 = h_after_Anode;

[t2, S2] = ode15s(@(t,S)HH_reduced__m(t,S, n_Inf1, h_Inf1, Iext), tSpan2, initial2, options);
Vnc2 = @(V) ( (Iext - gK .* (V - VK) .* (n_inf)^4- gL .* (V-VL))./(gNa .* h_inf .* (V - VNa)))^(1/3);
fplot(@(V) Vnc2(V), [-80 100], '-*');

total_V = [S1(:,1); S2(:,1)];
total_m = [S1(:,2); S2(:,2)];                                                              

plot(total_V, total_m, 'r');
ylabel('m - Sodium gating variable');
xlabel('Membrane potential (mV)');
title('Phase Plane for anode break excitation');
grid on;

% Equilibrium points  
Iext = -3;
syms V m;

V_nc = (1/C) .* (Iext - gK .* n_inf^4 .* (V - VK) - gNa .* m^3 .* h_inf .* (V - VNa) - gL .* (V - VL)) == 0;
m_nc = alpha_m .* (1-m) - beta_m .* m == 0 ;

eq_pt = vpasolve([V_nc, m_nc], [V, m]);
V_eq1 = double(eq_pt.V);
m_eq1 = double(eq_pt.m);

fprintf("--------------------- QUESTION 18 -------------- \n");
fprintf("Equilibrium Point for n and h @ Resting potential:\n");
fprintf("V = %f \n", V_eq1);
fprintf("m = %f \n", m_eq1);

Characterize_equilibrium(V_eq1, m_eq1, n_inf, h_inf, Iext);

syms V m;

Iext = 0;
V_nc = (1/C) .* (Iext - gK .* (n_Inf1)^4 .* (V - VK) - gNa .* m^3 .* h_Inf1 .* (V - VNa) - gL .* (V - VL)) == 0;
m_nc = alpha_m .* (1-m) - beta_m .* m == 0 ;

eq_pt = vpasolve([V_nc, m_nc], [V, m]);
V_eq2 = double(eq_pt.V);
m_eq2 = double(eq_pt.m);

fprintf("\n");
fprintf("Equilibrium Point for n and h @ final values of anodal stimulus :\n");
fprintf("V = %f \n", V_eq2);
fprintf("m = %f \n", m_eq2);

Characterize_equilibrium(V_eq2, m_eq2, n_Inf1, h_Inf1, Iext);

% --------------------------- DONE ---------------------------------
% ------------------------------------------------------------------
